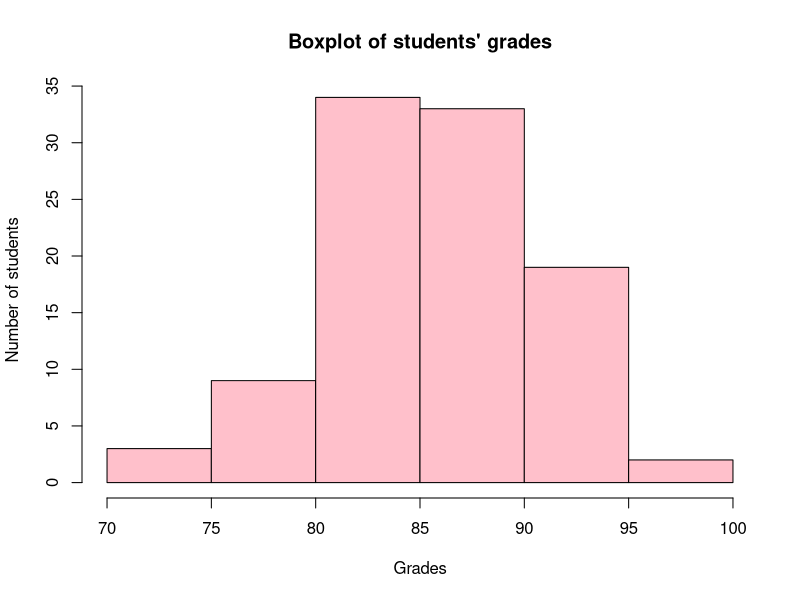

The R source for this figure:
#####Looking at students grades#####
grades <- rnorm(100,mean = 86,sd = 5)
hist(grades,main="Boxplot of students' grades",col = "pink",xlab = "Grades",ylab = "Number of students")
sum(grades>81 & grades<91)
sum(grades>96 | grades<76)
#####Getting good grades#####
#1 Randomly select one of the four answers
pass <- 0
for (i in 1:1000000) {
  correct_answer <- sample(1:4,20,replace = TRUE)
  answer <- sample(1:4,20,replace = TRUE)
  score <- sum(correct_answer==answer)
  if (score>=10) {
    pass=pass+1
  }
}
pass/1000000
#2 Choose A for every question
pass <- 0
for (i in 1:1000000) {
  correct_answer <- sample(1:4,20,replace = TRUE)
  answer <- c(rep(1,20))
  score <- sum(correct_answer==answer)
  if (score>=10) {
    pass=pass+1
  }
}
pass/1000000
#Same number of ABCD
pass <- 0
for (i in 1:1000000) {
  list <- c(rep(1,5),rep(2,5),rep(3,5),rep(4,5))
  correct_answer <- sample(list)
  answer <- sample(1:4,20,replace = TRUE)
  score <- sum(correct_answer==answer)
  if (score>=10) {
    pass=pass+1
  }
}
pass/1000000


#Another mathematical way
p_passing = 0
for (s in 10:20){
  p_s = 0.25^s*0.75^(20-s)*choose(20,s)
  p_passing = p_passing+p_s
}
p_passing
